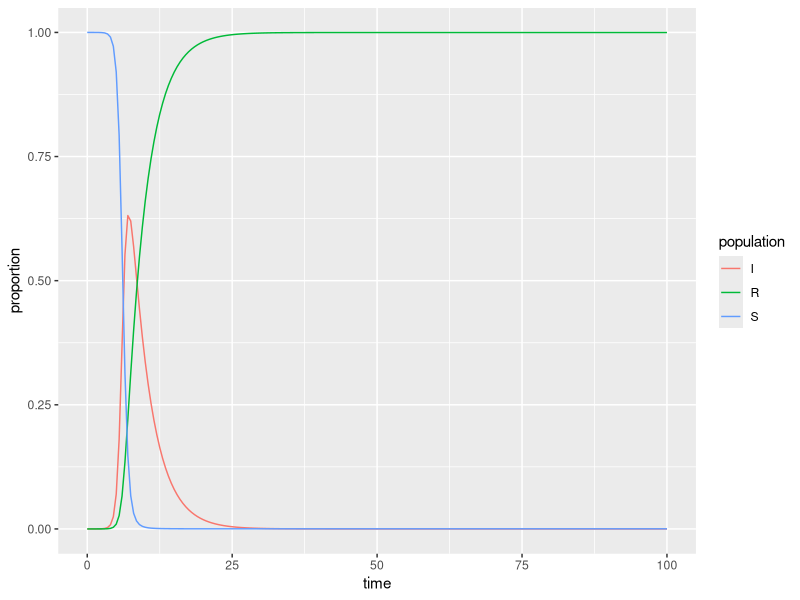

The R script that drew this image:
## ---- chunk 1
knitr::opts_chunk$set(echo = TRUE)
library(tidyverse)
library(deSolve)
## ---- chunk 2
### Specify parameters

## Proportion in each compartment: Susceptible 0.999999, Infected 0.000001, Recovered 0 (these are directly from the example linked above)
init <- c(S = 1-1e-6, I = 1e-6, R = 0.0)

## beta: infection parameter; gamma: recovery parameter
parameters <- c(beta = 2.516, gamma = 0.291)

## Time frame
times      <- seq(0, 100, by = 0.5)
## ---- chunk 3
## Build the function with all 
sir <- function(time, init, parameters) {

  with(as.list(c(init, parameters)), {

    dS <- -beta * S * I
    dI <-  beta * S * I - gamma * I
    dR <-  gamma * I
    
    return(list(c(dS, dI, dR)))
  })
}
## ---- chunk 4
## Solve using `deSolve::ode()`
approximation <- ode(y = init, times = times, func = sir, parms = parameters)
## ---- chunk 5
## Get output into a data frame
approx_df <- as.data.frame(approximation)

## Pivot longer so R will do the work for us: 
approx_long <- approx_df %>% 
  pivot_longer(cols = S:R, names_to = "population", values_to = "proportion")

## ---- chunk 6
ggplot(data = approx_long, aes(x = time, y = proportion)) +
  geom_line(aes(color = population))
